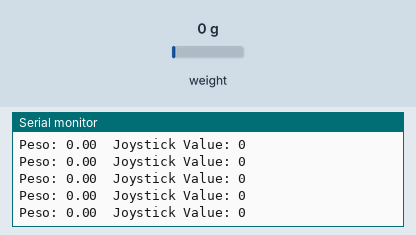
A sketch run on a simulated SparkFun Pro Micro, built with avr-gcc and run on an emulated ATmega32U4. On the bench: the last lines printed to the serial monitor. The inputs (shaded band) are chosen by the test bench; at power-on: weight on the scale 0 g. USB keyboard and mouse output is not drawn.

Above: at 2.2 s.
2.3 s: weight on the scale set to 100 g
At 2.33 s:
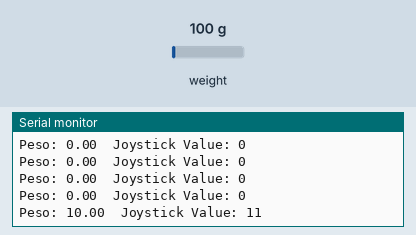
3.8 s: weight on the scale set to 1250 g
At 3.87 s:
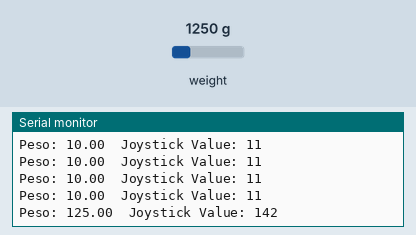
Timing chart, 0 to 6.8 s (numbered marks = the images above; inputs shaded):
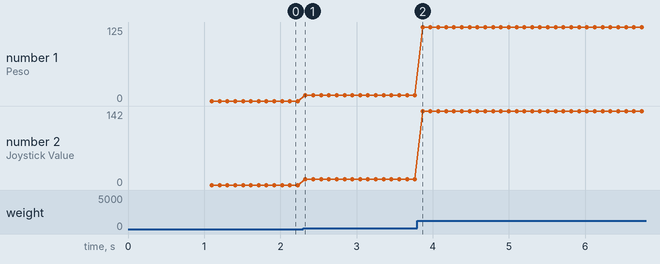

Measured:
- after the input at 2.3 s, the serial monitor: prints a new line at once (image 1)
- after the input at 3.8 s, the serial monitor: prints a new line after 0.07 s (image 2)
- plotted number 1: 0 → 10 after the input at 2.3 s, 10 → 125 after the input at 3.8 s
- plotted number 2: 0 → 11 after the input at 2.3 s, 11 → 142 after the input at 3.8 s

The sketch:

Arduino_Pro_Micro_Load_Cell.ino
```cpp
#include <HX711.h>
#include <Joystick.h>

const uint8_t DATA_PIN = 5;
const uint8_t CLOCK_PIN = 6;

HX711 scale;


const float minWeight = 0;  // Peso minimo
const float maxWeight = 900; // Peso massimo, valore regolabile

Joystick_ Joystick;

void setup() {
  Serial.begin(9600); // Inizializzazione della comunicazione seriale
  Joystick.begin();
  scale.begin(DATA_PIN, CLOCK_PIN); // Inizializzazione della cella di cagrico
  scale.tare();
  scale.set_scale(46000);
}

void loop() {
  float weight = abs(scale.get_units(1) * 100);
  weight = constrain(weight, minWeight, maxWeight); // Limita il valore del peso

  int joystickValue = map(weight, minWeight, maxWeight, 0, 1023); // Mappatura del peso sul valore del joystick
  //Joystick.setThrottleRange(0, 255);
  Joystick.setThrottle(joystickValue);

  // Stampa su seriale ciò che avviene
  Serial.print("Peso: ");
  Serial.print(weight);
  Serial.print("\tJoystick Value: ");
  Serial.println(joystickValue);

  delay(1); // Aggiungi un piccolo ritardo per evitare letture troppo frequenti
}
```
